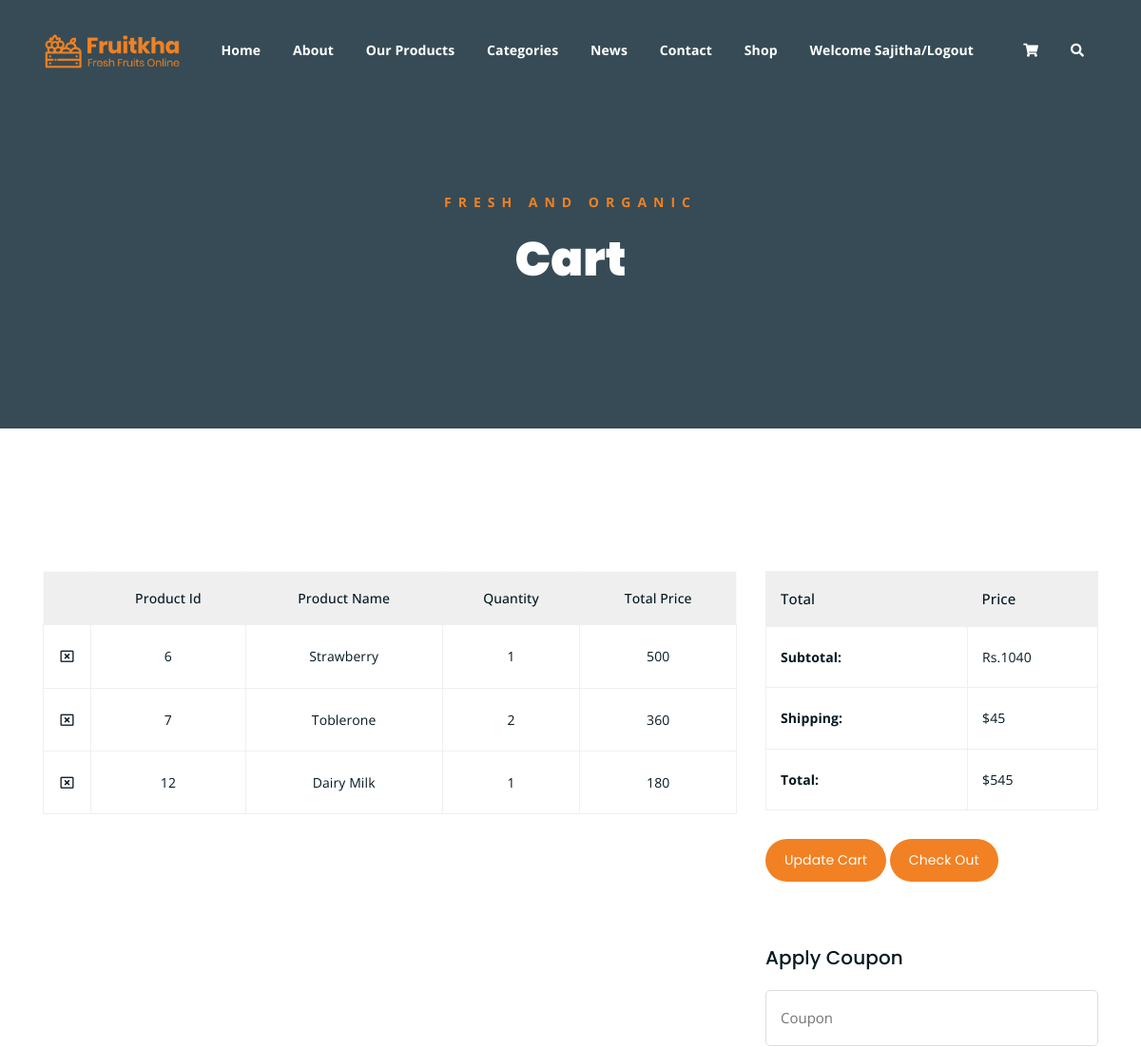
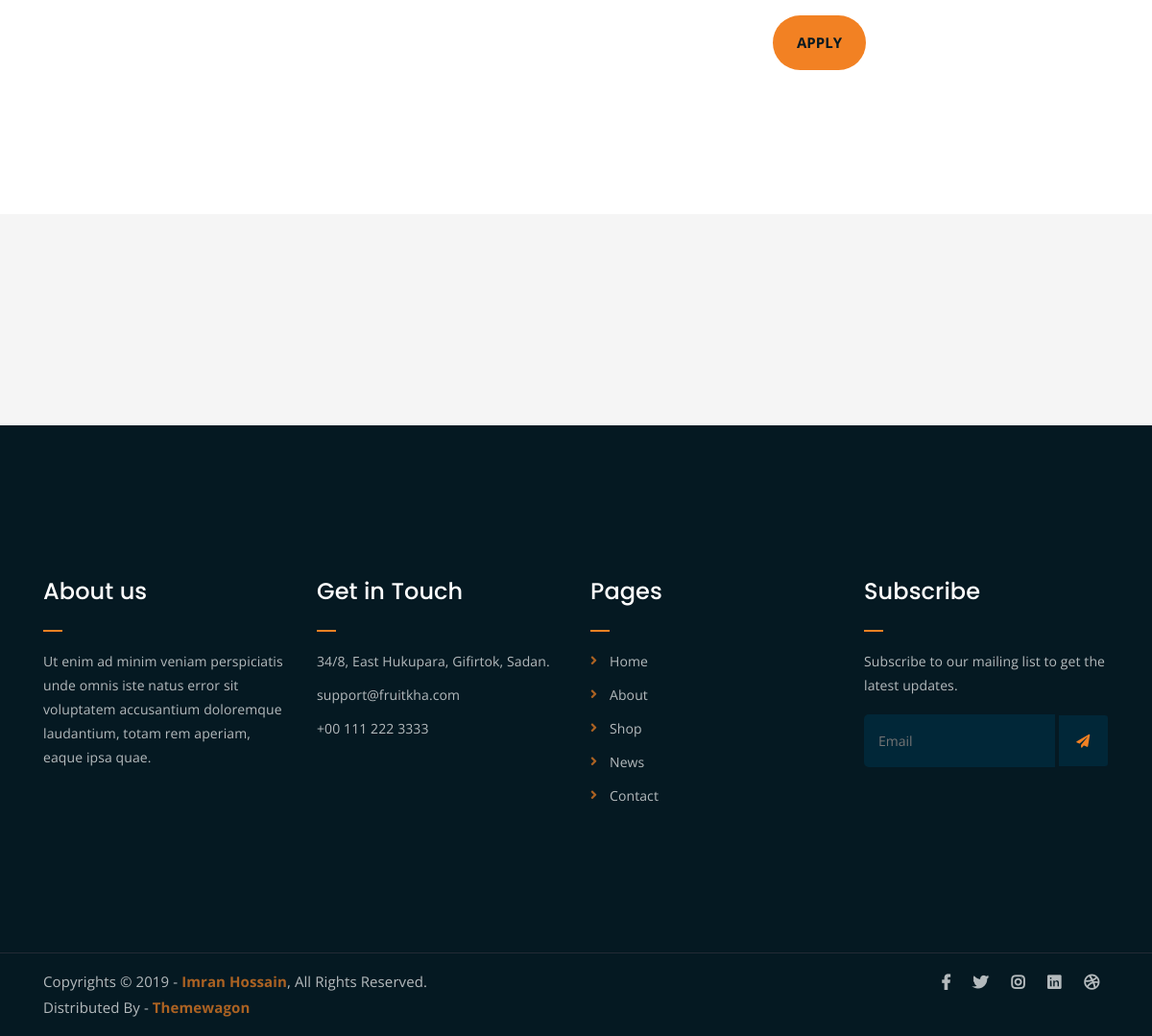
The page /cart_page/ (signed in) on the database its author committed (2 pictures, top to bottom).
### WebApp/models.py (models this page shows)
class CartDb(models.Model):
    Username = models.CharField(max_length=100, null=True, blank=True)
    Product_name = models.CharField(max_length=100, null=True, blank=True)
    Quantity = models.IntegerField(null=True,blank=True)
    Total_Price = models.IntegerField(null=True,blank=True)

### WebApp/views.py (the view)
# urls.py: path('cart_page/',views.cart_page,name="cart_page"),
def cart_page(request):
    data = CartDb.objects.filter(Username=request.session['Username'])
    total=0
    for d in data:
        total=total+d.Total_Price
    return render(request,"Cart.html",{'data':data,'total':total})

### WebApp/templates/Cart.html (shortened to what this page needs)
<!DOCTYPE html>
{% load static %}
<html lang="en">
<head>
	<link rel="stylesheet" href="{% static 'assets/css/all.min.css' %}">
	<link rel="stylesheet" href="{% static 'assets/bootstrap/css/bootstrap.min.css' %}">
	<link rel="stylesheet" href="{% static 'assets/css/owl.carousel.css' %}">
	<link rel="stylesheet" href="{% static 'assets/css/magnific-popup.css' %}">
	<link rel="stylesheet" href="{% static 'assets/css/animate.css' %}">
	<link rel="stylesheet" href="{% static 'assets/css/meanmenu.min.css' %}">
	<link rel="stylesheet" href="{% static 'assets/css/main.css' %}">
	<link rel="stylesheet" href="{% static 'assets/css/responsive.css' %}">
</head>
<body>
	<div class="top-header-area" id="sticker">
		<div class="container">
			<div class="row">
				<div class="col-lg-12 col-sm-12 text-center">
					<div class="main-menu-wrap">
						<div class="site-logo">
							<a href="index.html">
								<img src="{% static 'assets/img/logo.png' %}" alt="">
							</a>
						</div>
						<nav class="main-menu">
							<ul>
								<li ><a href="{% url 'Home' %}">Home</a>
								</li>
								<li><a href="{% url 'About' %}">About</a></li>
								<li><a href="{% url 'Our_products' %}">Our Products</a></li>
								<li><a href="#">Categories</a>
								</li>
								<li><a href="news.html">News</a>
								</li>
								<li><a href="{% url 'Contact' %}">Contact</a></li>
								<li><a href="#">Shop</a>
								</li>
								{% if request.session.Username %}
								<li><a href="{% url 'UserLogout' %}">Welcome {{request.session.Username }}/Logout</a></li>
								{% else %}
								<li><a href="{% url 'registration_page' %}">Register/Login</a></li>
								{% endif %}
								<li>
									<div class="header-icons" >
										<a class="shopping-cart" href="{% url 'cart_page' %}" ><i  class="fas fa-shopping-cart"></i></a>
										<a class="mobile-hide search-bar-icon" href="#"><i class="fas fa-search"></i></a>
									</div>
								</li>
							</ul>
						</nav>
					</div>
				</div>
			</div>
		</div>
	</div>
	<div class="breadcrumb-section breadcrumb-bg">
		<div class="container">
			<div class="row">
				<div class="col-lg-8 offset-lg-2 text-center">
					<div class="breadcrumb-text">
						<p>Fresh and Organic</p>
						<h1>Cart</h1>
					</div>
				</div>
			</div>
		</div>
	</div>
	<div class="cart-section mt-150 mb-150">
		<div class="container">
			<div class="row">
				<div class="col-lg-8 col-md-12">
					<div class="cart-table-wrap">
						<table class="cart-table">
							<thead class="cart-table-head">
								<tr class="table-head-row">
									<th class="product-remove"></th>
									<th class="product-id">Product Id</th>
									<th class="product-name">Product Name</th>
									<th class="product-quantity">Quantity</th>
									<th class="product-total">Total Price</th>
								</tr>
							</thead>
							<tbody>
							{% for d in data %}
								<tr class="table-body-row">
									<td class="product-remove"><a href="{% url 'delete_item' p_id=d.id %}"><i class="far fa-window-close"></i></a></td>
									<td>{{d.id}}</td>
									<td>{{d.Product_name}}</td>
									<td>{{d.Quantity}}</td>
									<td>{{d.Total_Price}}</td>
								</tr>
							{% endfor %}
							</tbody>
						</table>
					</div>
				</div>
				<div class="col-lg-4">
					<div class="total-section">
						<table class="total-table">
							<thead class="total-table-head">
								<tr class="table-total-row">
									<th>Total</th>
									<th>Price</th>
								</tr>
							</thead>
							<tbody>
								<tr class="total-data">
									<td><strong>Subtotal: </strong></td>
									<td>Rs.{{total}}</td>
								</tr>
								<tr class="total-data">
									<td><strong>Shipping: </strong></td>
									<td>$45</td>
								</tr>
								<tr class="total-data">
									<td><strong>Total: </strong></td>
									<td>$545</td>
								</tr>
							</tbody>
						</table>
						<div class="cart-buttons">
							<a href="cart.html" class="boxed-btn">Update Cart</a>
							<a href="checkout.html" class="boxed-btn black">Check Out</a>
						</div>
					</div>
					<div class="coupon-section">
						<h3>Apply Coupon</h3>
						<div class="coupon-form-wrap">
							<form action="index.html">
								<p><input type="text" placeholder="Coupon"></p>
								<p><input type="submit" value="Apply"></p>
							</form>
						</div>
					</div>
				</div>
			</div>
		</div>
	</div>
	<div class="logo-carousel-section">
		<div class="container">
			<div class="row">
				<div class="col-lg-12">
					<div class="logo-carousel-inner">
						<div class="single-logo-item">
							<img src="assets/img/company-logos/1.png" alt="">
						</div>
						<div class="single-logo-item">
							<img src="assets/img/company-logos/2.png" alt="">
						</div>
						<div class="single-logo-item">
							<img src="assets/img/company-logos/3.png" alt="">
						</div>
						<div class="single-logo-item">
							<img src="assets/img/company-logos/4.png" alt="">
						</div>
					</div>
				</div>
			</div>
		</div>
	</div>
	<div class="footer-area">
		<div class="container">
			<div class="row">
				<div class="col-lg-3 col-md-6">
					<div class="footer-box about-widget">
						<h2 class="widget-title">About us</h2>
						<p>Ut enim ad minim veniam perspiciatis unde omnis iste natus error sit voluptatem accusantium doloremque laudantium, totam rem aperiam, eaque ipsa quae.</p>
					</div>
				</div>
				<div class="col-lg-3 col-md-6">
					<div class="footer-box get-in-touch">
						<h2 class="widget-title">Get in Touch</h2>
						<ul>
							<li>34/8, East Hukupara, Gifirtok, Sadan.</li>
							<li>support@fruitkha.com</li>
							<li>+00 111 222 3333</li>
						</ul>
					</div>
				</div>
				<div class="col-lg-3 col-md-6">
					<div class="footer-box pages">
						<h2 class="widget-title">Pages</h2>
						<ul>
							<li><a href="index.html">Home</a></li>
							<li><a href="about.html">About</a></li>
							<li><a href="services.html">Shop</a></li>
							<li><a href="news.html">News</a></li>
							<li><a href="contact.html">Contact</a></li>
						</ul>
					</div>
				</div>
				<div class="col-lg-3 col-md-6">
					<div class="footer-box subscribe">
						<h2 class="widget-title">Subscribe</h2>
						<p>Subscribe to our mailing list to get the latest updates.</p>
						<form action="index.html">
							<input type="email" placeholder="Email">
							<button type="submit"><i class="fas fa-paper-plane"></i></button>
						</form>
					</div>
				</div>
			</div>
		</div>
	</div>
	<div class="copyright">
		<div class="container">
			<div class="row">
				<div class="col-lg-6 col-md-12">
					<p>Copyrights &copy; 2019 - <a href="https://imransdesign.com/">Imran Hossain</a>,  All Rights Reserved.<br>
						Distributed By - <a href="https://themewagon.com/">Themewagon</a>
					</p>
				</div>
				<div class="col-lg-6 text-right col-md-12">
					<div class="social-icons">
						<ul>
							<li><a href="#" target="_blank"><i class="fab fa-facebook-f"></i></a></li>
							<li><a href="#" target="_blank"><i class="fab fa-twitter"></i></a></li>
							<li><a href="#" target="_blank"><i class="fab fa-instagram"></i></a></li>
							<li><a href="#" target="_blank"><i class="fab fa-linkedin"></i></a></li>
							<li><a href="#" target="_blank"><i class="fab fa-dribbble"></i></a></li>
						</ul>
					</div>
				</div>
			</div>
		</div>
	</div>
</body>
</html>

### WebApp/static/assets/css/responsive.css (style rules this page uses)
@media only screen and (min-width: 992px) and (max-width: 1200px) { .cart-buttons a:first-child { margin-right: 0; margin-bottom: 15px; } }

### rows shown on the page
CartDb: id "6", Product_name "Strawberry", Quantity "1", Total_Price "500"
CartDb: id "7", Product_name "Toblerone", Quantity "2", Total_Price "360"
CartDb: id "12", Product_name "Dairy Milk", Quantity "1", Total_Price "180"

### other values the page prints
{{ request.session.Username }} "Sajitha"
{{ total }} "1040"
